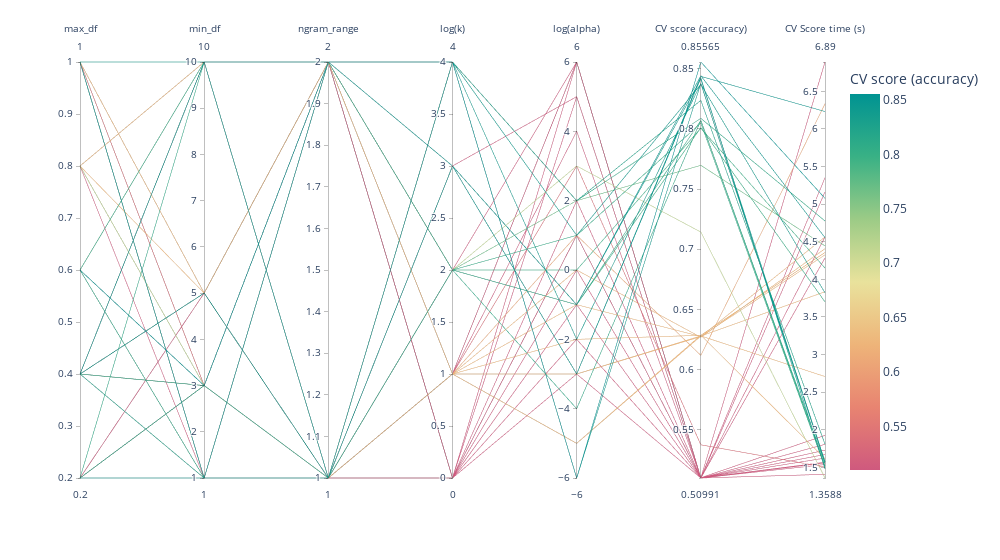

The notebook cell saved with this chart:
### Code cell
import math
import pandas
import plotly.express as px

def shorten_param(param_name):
    """Remove components' prefixes in param_name."""
    if "__" in param_name:
        return param_name.rsplit("__", 1)[1]
    return param_name

cv_results = pandas.DataFrame(random_search.cv_results_)
cv_results = cv_results.rename(shorten_param, axis=1)
param_names = [shorten_param(name) for name in parameter_grid.keys()]
labels = {
    "mean_score_time": "CV Score time (s)",
    "mean_test_score": "CV score (accuracy)",
    "alpha": "log(alpha)",
    "k": "log(k)"
}

column_results = param_names + ["mean_test_score", "mean_score_time"]

transform_funcs = dict.fromkeys(column_results, lambda x: x)
# Using a logarithmic scale for alpha
transform_funcs["alpha"] = math.log10
# Using a logarithmic scale for k
transform_funcs["k"] = math.log10
# Unigrams are mapped to index 1 and bigrams to index 2
transform_funcs["ngram_range"] = lambda x: x[1]

fig = px.parallel_coordinates(
    cv_results[column_results].apply(transform_funcs),
    color="mean_test_score",
    color_continuous_scale=px.colors.diverging.Temps_r,
    labels=labels,
    width=1000
)
fig.show()

### Figure 1 — Plotly figure (JSON) as saved in the notebook; plotly's stock layout.template omitted (floating-point values rounded to 4 significant figures)
{"data": [{"dimensions": [{"label": "max_df", "values": [0.2, 0.2, 0.2, 1, 0.6, 0.4, 0.4, 0.6, 0.6, 0.8, 0.2, 0.4, 1, 0.2, 1, 1, 1, 0.4, 0.4, 0.2, 0.8, 0.4, 0.4, 0.6, 0.2, 0.2, 0.8, 0.4, 0.8, 0.4, 1, 0.2, 0.4, 1, 0.6, 0.8, 1, 0.8, 0.6, 0.4]}, {"label": "min_df", "values": [5, 5, 3, 5, 3, 3, 1, 3, 10, 3, 3, 10, 1, 3, 5, 1, 10, 5, 3, 1, 10, 3, 10, 1, 3, 1, 1, 1, 10, 10, 1, 10, 5, 3, 1, 5, 3, 3, 10, 5]}, {"label": "ngram_range", "values": [1, 1, 2, 1, 2, 2, 1, 2, 1, 1, 1, 1, 1, 2, 2, 1, 2, 1, 1, 2, 2, 1, 2, 1, 2, 1, 1, 2, 2, 2, 1, 1, 2, 1, 2, 2, 1, 2, 2, 2]}, {"label": "log(k)", "values": [1, 3, 4, 0, 4, 2, 4, 0, 0, 2, 1, 3, 3, 0, 1, 0, 4, 4, 2, 3, 1, 1, 2, 2, 1, 0, 0, 1, 0, 3, 4, 2, 0, 2, 1, 1, 1, 1, 2, 1]}, {"label": "log(alpha)", "values": [4, 5, 2, -3, -6, 2, 2, 0, 1, 3, -5, -1, -3, 5, -5, -2, 1, -2, 1, -3, -2, 6, 0, -1, -1, 6, -1, 6, 1, -1, -6, -4, 2, 6, 1, 0, 3, -3, -1, -3]}, {"label": "CV score (accuracy)", "values": [0.5101, 0.5099, 0.8088, 0.5099, 0.8556, 0.7698, 0.8238, 0.5099, 0.5099, 0.7143, 0.6286, 0.8415, 0.8423, 0.5099, 0.6279, 0.5099, 0.8371, 0.8377, 0.8049, 0.8437, 0.6285, 0.5099, 0.8007, 0.807, 0.6275, 0.5099, 0.5099, 0.5099, 0.5099, 0.8442, 0.8379, 0.8072, 0.5099, 0.5099, 0.6118, 0.6268, 0.5375, 0.6274, 0.8011, 0.628]}, {"label": "CV Score time (s)", "values": [1.926, 1.806, 4.777, 1.624, 5.077, 4.445, 1.807, 4.565, 1.568, 1.359, 1.616, 1.572, 1.481, 5.163, 3.835, 1.559, 3.82, 1.578, 1.5, 6.232, 4.357, 1.671, 4.15, 1.552, 4.327, 1.729, 1.408, 6.89, 5.352, 4.554, 1.559, 1.521, 4.285, 1.538, 6.335, 4.408, 1.504, 4.564, 3.7, 2.708]}], "domain": {"x": [0, 1], "y": [0, 1]}, "line": {"color": [0.5101, 0.5099, 0.8088, 0.5099, 0.8556, 0.7698, 0.8238, 0.5099, 0.5099, 0.7143, 0.6286, 0.8415, 0.8423, 0.5099, 0.6279, 0.5099, 0.8371, 0.8377, 0.8049, 0.8437, 0.6285, 0.5099, 0.8007, 0.807, 0.6275, 0.5099, 0.5099, 0.5099, 0.5099, 0.8442, 0.8379, 0.8072, 0.5099, 0.5099, 0.6118, 0.6268, 0.5375, 0.6274, 0.8011, 0.628], "coloraxis": "coloraxis"}, "name": "", "type": "parcoords"}], "layout": {"coloraxis": {"colorbar": {"title": {"text": "CV score (accuracy)"}}, "colorscale": [[0, "rgb(207, 89, 126)"], [0.1667, "rgb(232, 132, 113)"], [0.3333, "rgb(238, 180, 121)"], [0.5, "rgb(233, 226, 156)"], [0.6667, "rgb(156, 203, 134)"], [0.8333, "rgb(57, 177, 133)"], [1, "rgb(0, 147, 146)"]]}, "legend": {"tracegroupgap": 0}, "margin": {"t": 60}, "width": 1000}}
